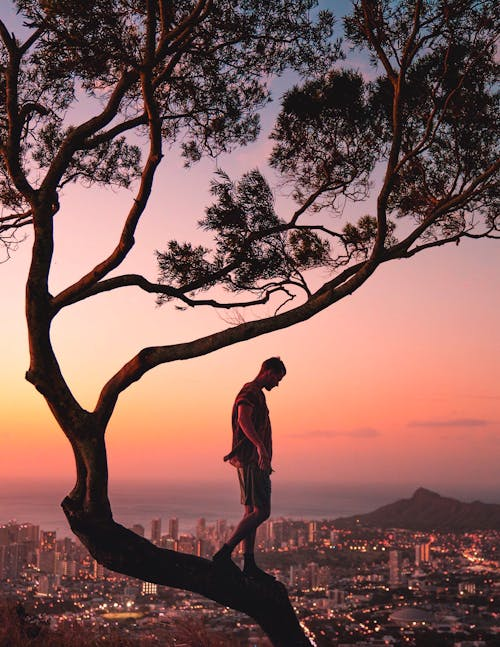
#> input picture example_photo.jpeg, 500 x 647 px
$ python -i algorithms.py   (imports and definitions only)
#> lines starting #> are read from the running program, lines starting #| are printed output that depends on the picture
from PIL import Image
import matplotlib.pyplot as plt
import streamlit as st
import numpy as np
import io
import math

# ----------------------------- Method to adjust brightness -----------------------------------------
# [349 lines left out: functions adjust_brightness, convert_to_gray, convert_to_gray_naive, convert_to_gray_decomp, adjust_contrast, negative_image and 8 more, not called in this run]

def sobel_filter(org_image):
    Gx = [[1,0,-1],[2,0,-2],[1,0,-1]]
    Gy = [[1,2,1],[0,0,0],[-1,-2,-1]]
    image = org_image.copy()
    width, height = image.size
    new_image = Image.new("RGB", (width, height))
    new_pixels = new_image.load()

    for i in range(1, width-1):
        for j in range(1, height-1):
            current_submatrix_r = np.array([
                                [image.getpixel((i-1,j-1))[0],image.getpixel((i-1,j))[0], image.getpixel((i-1,j+1))[0]],
                                [image.getpixel((i,j-1))[0],image.getpixel((i,j))[0],image.getpixel((i,j+1))[0]],
                                [image.getpixel((i+1,j-1))[0], image.getpixel((i+1,j))[0], image.getpixel((i+1,j+1))[0]]])
            current_submatrix_g = np.array([
                                [image.getpixel((i-1,j-1))[1],image.getpixel((i-1,j))[1], image.getpixel((i-1,j+1))[1]],
                                [image.getpixel((i,j-1))[1],image.getpixel((i,j))[1],image.getpixel((i,j+1))[1]],
                                [image.getpixel((i+1,j-1))[1], image.getpixel((i+1,j))[1], image.getpixel((i+1,j+1))[1]]])
            current_submatrix_b = np.array([
                                [image.getpixel((i-1,j-1))[2],image.getpixel((i-1,j))[2], image.getpixel((i-1,j+1))[2]],
                                [image.getpixel((i,j-1))[2],image.getpixel((i,j))[2],image.getpixel((i,j+1))[2]],
                                [image.getpixel((i+1,j-1))[2], image.getpixel((i+1,j))[2], image.getpixel((i+1,j+1))[2]]])
            def calculate_result(current_submatrix):
                x = np.sum(np.multiply(Gx, current_submatrix))
                y = np.sum(np.multiply(Gy, current_submatrix))
                magnitude = np.sqrt(x**2 + y**2)
                return magnitude

            new_pixels[i,j] = (int(calculate_result(current_submatrix_r)), int(calculate_result(current_submatrix_g)), int(calculate_result(current_submatrix_b)))
    return new_image


#------------------------------ Histogram equalization method -------------------------------------------

# [95 lines left out: functions histogram_equalization, DCT_matrix, DCT, IDCT_matrix, IDCT, not called in this run]


# [10 lines not run here, left out]

>>> import cv2
>>> picture = cv2.imread('example_photo.jpeg', cv2.IMREAD_GRAYSCALE)
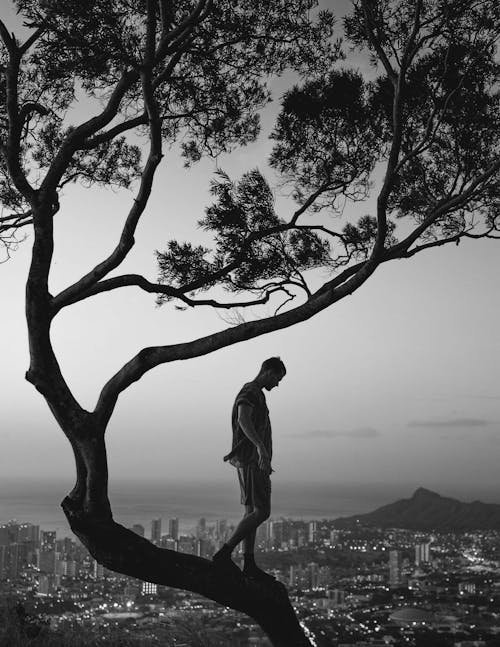
#> picture: shape (647, 500); min 0, max 255, mean 104.5
#> (the run stopped early here; a loop or call above may not have finished)

$ run again, on photo2.jpg
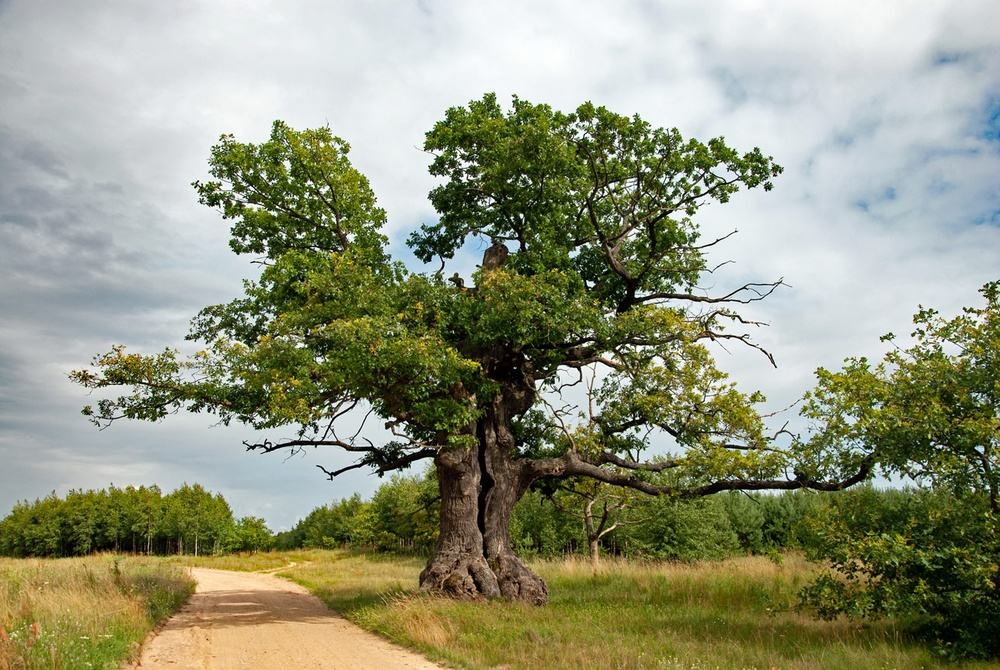
#> input picture photo2.jpg, 1000 x 670 px, shrunk from 1287 x 862 before the run
#> `picture = cv2.imread('example_photo.jpeg', cv2.IMREAD_GRAYSCALE)`:
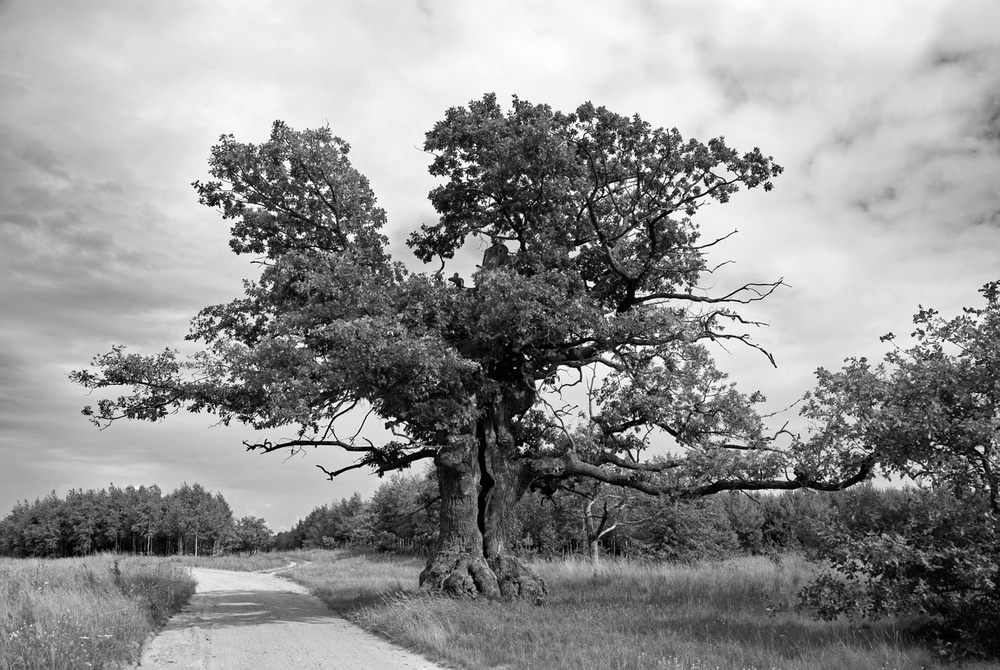
#> picture: shape (670, 1000); min 0, max 255, mean 145.3
